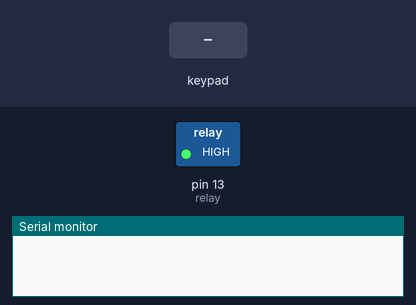
Recording of a sketch running on a simulated Arduino Uno, built with avr-gcc and run on an emulated ATmega328P. Parts: switched loads named in the sketch (green lamp = pin HIGH), the last lines printed to the serial monitor. Inputs (shaded band) come from the test bench.

Above: at 1.2 s.
1.3 s: key '4' pressed
At 1.6 s:
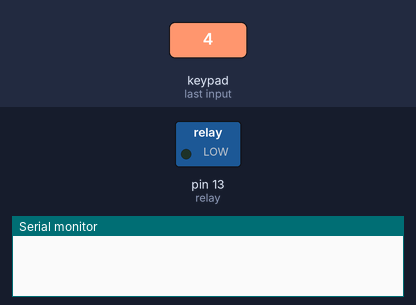
4.3 s: key '5' pressed
At 5.0 s:
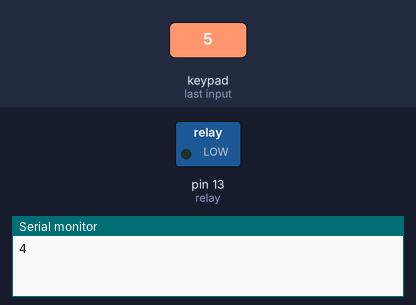
7.3 s: key '6' pressed
Timing chart, 0 to 14.3 s (numbered marks = the images above; inputs shaded):
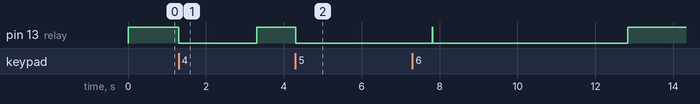

Measured:
- after the input at 1.3 s, pin 13 (relay): HIGH → LOW at once, → HIGH 2.0 s later
- after the input at 4.3 s, pin 13 (relay): HIGH → LOW at once

The sketch:

juse_project_keypad_vesion.ino
```cpp
#include <Keypad.h>

const byte rows = 4;//rows
const byte columns = 4;//columns
char charKey;//Key on keypad
int i = 0;  //for loop
int j = 0;  //digits entred
int val = 0;//Counter
char keypad[4][4] =//Keypad array
{
{'1', '2', '3', 'A'},
{'4', '5', '6', 'B'},
{'7', '8', '9', 'C'},
{'*', '0', '#', 'D'}
};

byte rowsPins[4] = {A0, A1, A2, A3};//Rows pins
byte columnspPins[4] = {A4, A5, 2, 3};//Columns pins

Keypad kpad = Keypad(makeKeymap(keypad),
rowsPins, columnspPins, 4, 4);//Keypad map


const int button = 4;
int relay = 13;

void setup() {
  // put your setup code here, to run once:
pinMode(relay, OUTPUT);
pinMode(button, INPUT);
digitalWrite(relay, HIGH);
Serial.begin(9600);
}

void loop() {
  // put your main code here, to run repeatedly:
/*val = digitalRead(button);
if(val == HIGH){
  digitalWrite(relay, LOW);
  delay(10000);
  digitalWrite(relay, HIGH);
}*/
charKey = kpad.getKey();
if(charKey == '4'){
  digitalWrite(relay, LOW);
  delay(2000);
  digitalWrite(relay, HIGH);
  Serial.print("4");
}
if(charKey == '5'){
  digitalWrite(relay, LOW);
  delay(3500);
  digitalWrite(relay, HIGH);
  Serial.print("5");
}
if(charKey == '6'){
  digitalWrite(relay, LOW);
  delay(5000);
  digitalWrite(relay, HIGH);
  Serial.print("6");
}
if(charKey == 'B'){
  digitalWrite(relay, LOW);
  delay(7000);
  digitalWrite(relay, HIGH);
  Serial.print("B");
}

}
```
